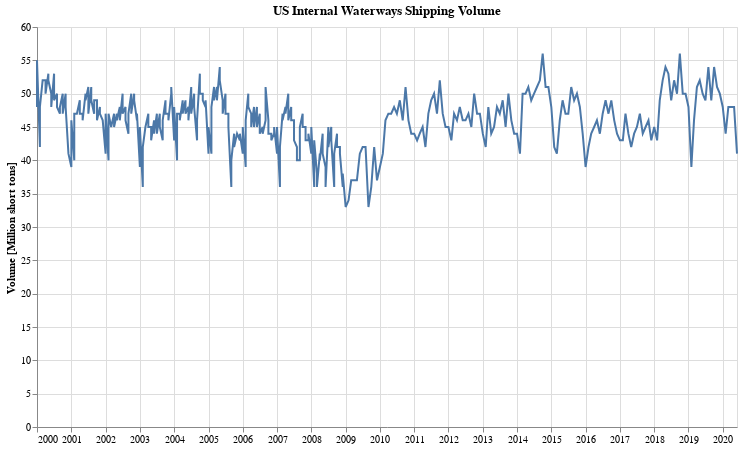

Notebook code for this chart:
### Code cell
alt.Chart(df_wwf).mark_line().encode(
    alt.X('dt:T', axis=alt.Axis(title='')),
    alt.Y('megaShortTons:Q', axis=alt.Axis(title='Volume [Million short tons]'))
).properties(
    title='US Internal Waterways Shipping Volume',
    width=700,
    height=400
)

### Figure 1 — Vega-Lite specification as saved in the notebook (floating-point values rounded to 4 significant figures; data arrays with more than 128 entries replaced by an {"elided": "..."} marker saying what was removed)
{"config": {"view": {"continuousWidth": 400, "continuousHeight": 300}}, "data": {"name": "data-7d6d5d66e5816150e31c1e6a8945ae96"}, "mark": "line", "encoding": {"x": {"type": "temporal", "axis": {"title": ""}, "field": "dt"}, "y": {"type": "quantitative", "axis": {"title": "Volume [Million short tons]"}, "field": "megaShortTons"}}, "height": 400, "title": "US Internal Waterways Shipping Volume", "width": 700, "$schema": "https://vega.github.io/schema/vega-lite/v4.8.1.json", "datasets": {"data-7d6d5d66e5816150e31c1e6a8945ae96": {"elided": "354 records"}}}
